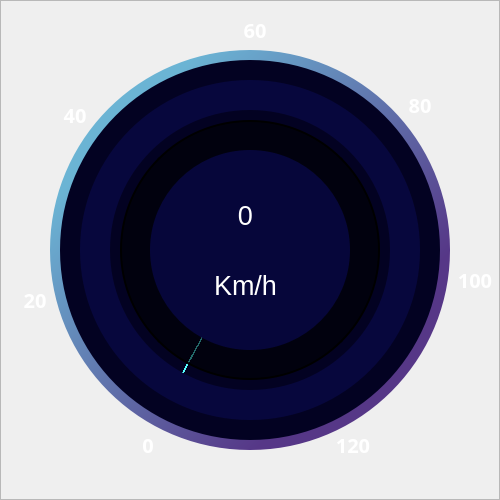
      <widget class="QFrame" name="hizFrame">
       <property name="geometry">
        <rect>
         <x>600</x>
         <y>110</y>
         <width>500</width>
         <height>500</height>
        </rect>
       </property>
       <property name="font">
        <font>
         <bold>true</bold>
        </font>
       </property>
       <property name="styleSheet">
        <string notr="true">background-color: none;</string>
       </property>
       <property name="frameShape">
        <enum>QFrame::StyledPanel</enum>
       </property>
       <property name="frameShadow">
        <enum>QFrame::Raised</enum>
       </property>
       <widget class="QLabel" name="labelYuz">
        <property name="geometry">
         <rect>
          <x>455</x>
          <y>260</y>
          <width>40</width>
          <height>40</height>
         </rect>
        </property>
        <property name="maximumSize">
         <size>
          <width>47</width>
          <height>16777215</height>
         </size>
        </property>
        <property name="font">
         <font>
          <pointsize>15</pointsize>
         </font>
        </property>
        <property name="styleSheet">
         <string notr="true">color: rgb(255, 255, 255);
background-color: none;</string>
        </property>
        <property name="text">
         <string>&lt;p&gt;&lt;span style=&quot; font-size:15pt; font-weight:600;font-family:Arial Black&quot;&gt;100&lt;/span&gt;&lt;/p&gt;</string>
        </property>
        <property name="alignment">
         <set>Qt::AlignCenter</set>
        </property>
       </widget>
       <widget class="QLabel" name="labelAltmis">
        <property name="geometry">
         <rect>
          <x>235</x>
          <y>10</y>
          <width>40</width>
          <height>40</height>
         </rect>
        </property>
        <property name="maximumSize">
         <size>
          <width>47</width>
          <height>16777215</height>
         </size>
        </property>
        <property name="font">
         <font>
          <pointsize>15</pointsize>
         </font>
        </property>
        <property name="styleSheet">
         <string notr="true">color: rgb(255, 255, 255);
background-color: none;</string>
        </property>
        <property name="text">
         <string>&lt;p&gt;&lt;span style=&quot; font-size:15pt; font-weight:600;font-family:Arial Black&quot;&gt;60&lt;/span&gt;&lt;/p&gt;</string>
        </property>
        <property name="alignment">
         <set>Qt::AlignCenter</set>
        </property>
       </widget>
       <widget class="QFrame" name="hizGradient">
        <property name="geometry">
         <rect>
          <x>50</x>
          <y>50</y>
          <width>400</width>
          <height>400</height>
         </rect>
        </property>
        <property name="styleSheet">
         <string notr="true">border-radius: 200px;
background-color: qlineargradient(spread:pad, x1:0, y1:0, x2:1, y2:0.977273, stop:0.191111 rgba(107, 180, 212, 255), stop:0.762222 rgba(86, 55, 135, 255));</string>
        </property>
        <property name="frameShape">
         <enum>QFrame::StyledPanel</enum>
        </property>
        <property name="frameShadow">
         <enum>QFrame::Raised</enum>
        </property>
       </widget>
       <widget class="QLabel" name="labelSifir">
        <property name="geometry">
         <rect>
          <x>133</x>
          <y>425</y>
          <width>30</width>
          <height>40</height>
         </rect>
        </property>
        <property name="maximumSize">
         <size>
          <width>47</width>
          <height>16777215</height>
         </size>
        </property>
        <property name="font">
         <font>
          <pointsize>15</pointsize>
         </font>
        </property>
        <property name="styleSheet">
         <string notr="true">color: rgb(255, 255, 255);
background-color:#00000000;</string>
        </property>
        <property name="text">
         <string>&lt;p&gt;&lt;span style=&quot; font-size:15pt; font-weight:600;font-family:Arial Black&quot;&gt;0&lt;/span&gt;&lt;/p&gt;</string>
        </property>
        <property name="alignment">
         <set>Qt::AlignCenter</set>
        </property>
       </widget>
       <widget class="QLabel" name="labelYirmi">
        <property name="geometry">
         <rect>
          <x>15</x>
          <y>280</y>
          <width>40</width>
          <height>40</height>
         </rect>
        </property>
        <property name="maximumSize">
         <size>
          <width>47</width>
          <height>16777215</height>
         </size>
        </property>
        <property name="font">
         <font>
          <pointsize>12</pointsize>
         </font>
        </property>
        <property name="styleSheet">
         <string notr="true">color: rgb(255, 255, 255);
background-color:#00000000;</string>
        </property>
        <property name="text">
         <string>&lt;p&gt;&lt;span style=&quot; font-size:15pt; font-weight:600;font-family:Arial Black&quot;&gt;20&lt;/span&gt;&lt;/p&gt;</string>
        </property>
        <property name="alignment">
         <set>Qt::AlignCenter</set>
        </property>
       </widget>
       <widget class="QLabel" name="labelYuzyirmi">
        <property name="geometry">
         <rect>
          <x>333</x>
          <y>425</y>
          <width>40</width>
          <height>40</height>
         </rect>
        </property>
        <property name="maximumSize">
         <size>
          <width>47</width>
          <height>16777215</height>
         </size>
        </property>
        <property name="font">
         <font>
          <bold>true</bold>
         </font>
        </property>
        <property name="styleSheet">
         <string notr="true">color: rgb(255, 255, 255);
background-color:#00000000;</string>
        </property>
        <property name="text">
         <string>&lt;p&gt;&lt;span style=&quot; font-size:15pt; font-weight:600;font-family:Arial Black&quot;&gt;120&lt;/span&gt;&lt;/p&gt;</string>
        </property>
        <property name="alignment">
         <set>Qt::AlignCenter</set>
        </property>
       </widget>
       <widget class="QFrame" name="hizFrame1">
        <property name="geometry">
         <rect>
          <x>60</x>
          <y>60</y>
          <width>380</width>
          <height>380</height>
         </rect>
        </property>
        <property name="styleSheet">
         <string notr="true">background-color: rgb(3, 2, 34);
border-radius: 190px;</string>
        </property>
        <property name="frameShape">
         <enum>QFrame::StyledPanel</enum>
        </property>
        <property name="frameShadow">
         <enum>QFrame::Raised</enum>
        </property>
       </widget>
       <widget class="QFrame" name="hizFrame2">
        <property name="geometry">
         <rect>
          <x>80</x>
          <y>80</y>
          <width>340</width>
          <height>340</height>
         </rect>
        </property>
        <property name="styleSheet">
         <string notr="true">background-color: rgb(7, 7, 61);
border-radius: 170px;</string>
        </property>
        <property name="frameShape">
         <enum>QFrame::StyledPanel</enum>
        </property>
        <property name="frameShadow">
         <enum>QFrame::Raised</enum>
        </property>
       </widget>
       <widget class="QFrame" name="hizFrame3">
        <property name="geometry">
         <rect>
          <x>110</x>
          <y>110</y>
          <width>280</width>
          <height>280</height>
         </rect>
        </property>
        <property name="styleSheet">
         <string notr="true">
border-radius: 140px;
background-color: rgb(255, 255, 255);
background-color: rgb(3, 2, 34);</string>
        </property>
        <property name="frameShape">
         <enum>QFrame::StyledPanel</enum>
        </property>
        <property name="frameShadow">
         <enum>QFrame::Raised</enum>
        </property>
       </widget>
       <widget class="QFrame" name="hizFrame4">
        <property name="geometry">
         <rect>
          <x>150</x>
          <y>150</y>
          <width>200</width>
          <height>200</height>
         </rect>
        </property>
        <property name="styleSheet">
         <string notr="true">background-color: rgb(6, 6, 58);
border-radius:100px;</string>
        </property>
        <property name="frameShape">
         <enum>QFrame::StyledPanel</enum>
        </property>
        <property name="frameShadow">
         <enum>QFrame::Raised</enum>
        </property>
        <widget class="QLabel" name="kmh">
         <property name="geometry">
          <rect>
           <x>50</x>
           <y>30</y>
           <width>91</width>
           <height>71</height>
          </rect>
         </property>
         <property name="font">
          <font>
           <pointsize>20</pointsize>
          </font>
         </property>
         <property name="styleSheet">
          <string notr="true">color: #ffffff</string>
         </property>
         <property name="text">
          <string>0</string>
         </property>
         <property name="alignment">
          <set>Qt::AlignCenter</set>
         </property>
        </widget>
        <widget class="QLabel" name="sabitKmh">
         <property name="geometry">
          <rect>
           <x>50</x>
           <y>100</y>
           <width>91</width>
           <height>71</height>
          </rect>
         </property>
         <property name="font">
          <font>
           <pointsize>20</pointsize>
          </font>
         </property>
         <property name="styleSheet">
          <string notr="true">color: #ffffff</string>
         </property>
         <property name="text">
          <string>Km/h</string>
         </property>
         <property name="alignment">
          <set>Qt::AlignCenter</set>
         </property>
        </widget>
       </widget>
       <widget class="QFrame" name="hizProgress">
        <property name="geometry">
         <rect>
          <x>110</x>
          <y>110</y>
          <width>280</width>
          <height>280</height>
         </rect>
        </property>
        <property name="styleSheet">
         <string notr="true">border-radius: 140px;
background-color: qconicalgradient(cx:0.5, cy:0.5, angle:242.2, stop:0.998 rgba(96, 85, 255, 0), stop:0.999 rgba(85, 255, 255, 255));

</string>
        </property>
        <property name="frameShape">
         <enum>QFrame::StyledPanel</enum>
        </property>
        <property name="frameShadow">
         <enum>QFrame::Raised</enum>
        </property>
        <widget class="QFrame" name="hizGolge">
         <property name="geometry">
          <rect>
           <x>10</x>
           <y>10</y>
           <width>260</width>
           <height>260</height>
          </rect>
         </property>
         <property name="styleSheet">
          <string notr="true">background-color: rgba(0, 0, 0,150);
border-style:solid;
border-color: rgb(0,0,0);
border-width: 2px;
border-radius: 130px;
</string>
         </property>
         <property name="frameShape">
          <enum>QFrame::StyledPanel</enum>
         </property>
         <property name="frameShadow">
          <enum>QFrame::Raised</enum>
         </property>
        </widget>
       </widget>
       <widget class="QLabel" name="labelKirk">
        <property name="geometry">
         <rect>
          <x>55</x>
          <y>95</y>
          <width>40</width>
          <height>40</height>
         </rect>
        </property>
        <property name="maximumSize">
         <size>
          <width>47</width>
          <height>16777215</height>
         </size>
        </property>
        <property name="font">
         <font>
          <pointsize>15</pointsize>
         </font>
        </property>
        <property name="styleSheet">
         <string notr="true">color: rgb(255, 255, 255);
background-color: none;</string>
        </property>
        <property name="text">
         <string>&lt;p&gt;&lt;span style=&quot; font-size:15pt; font-weight:600;font-family:Arial Black&quot;&gt;40&lt;/span&gt;&lt;/p&gt;</string>
        </property>
        <property name="alignment">
         <set>Qt::AlignCenter</set>
        </property>
       </widget>
       <widget class="QLabel" name="labelSeksen">
        <property name="geometry">
         <rect>
          <x>400</x>
          <y>85</y>
          <width>40</width>
          <height>40</height>
         </rect>
        </property>
        <property name="maximumSize">
         <size>
          <width>47</width>
          <height>16777215</height>
         </size>
        </property>
        <property name="font">
         <font>
          <pointsize>15</pointsize>
         </font>
        </property>
        <property name="styleSheet">
         <string notr="true">color: rgb(255, 255, 255);
background-color: none;</string>
        </property>
        <property name="text">
         <string>&lt;p&gt;&lt;span style=&quot; font-size:15pt; font-weight:600;font-family:Arial Black&quot;&gt;80&lt;/span&gt;&lt;/p&gt;</string>
        </property>
        <property name="alignment">
         <set>Qt::AlignCenter</set>
        </property>
       </widget>
       <zorder>hizGradient</zorder>
       <zorder>labelYuz</zorder>
       <zorder>labelAltmis</zorder>
       <zorder>labelSifir</zorder>
       <zorder>labelYuzyirmi</zorder>
       <zorder>hizFrame1</zorder>
       <zorder>hizFrame2</zorder>
       <zorder>hizFrame3</zorder>
       <zorder>labelKirk</zorder>
       <zorder>labelSeksen</zorder>
       <zorder>labelYirmi</zorder>
       <zorder>hizProgress</zorder>
       <zorder>hizFrame4</zorder>
      </widget>
